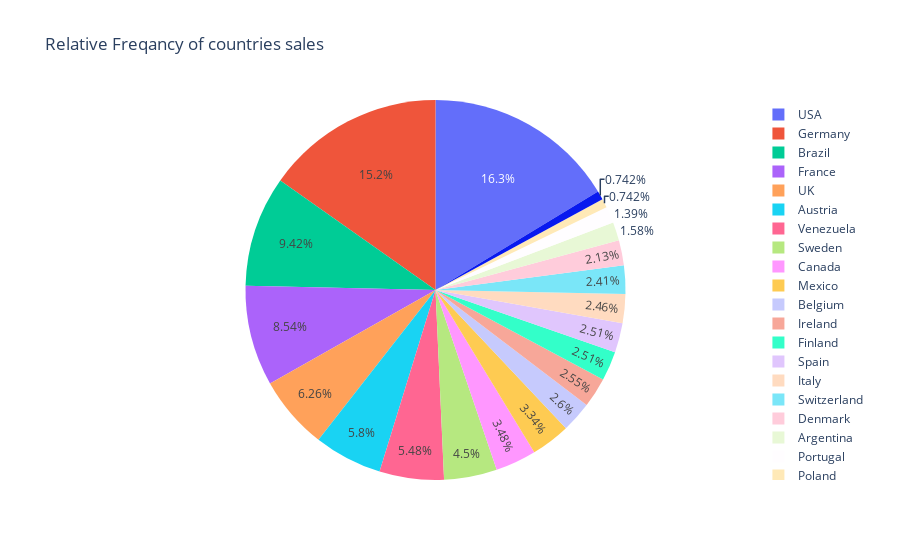

The cell this chart's notebook holds for it:
### Code cell
px.pie(data_frame=df,names='country',title='Relative Freqancy of countries sales')

### Figure 1 — Plotly figure (JSON) as saved in the notebook; plotly's stock layout.template omitted (floating-point values rounded to 4 significant figures; data arrays with more than 128 entries replaced by an {"elided": "..."} marker saying what was removed)
{"data": [{"domain": {"x": [0, 1], "y": [0, 1]}, "hovertemplate": "country=%{label}<extra></extra>", "labels": {"elided": "2155 str values"}, "legendgroup": "", "name": "", "showlegend": true, "type": "pie"}], "layout": {"legend": {"tracegroupgap": 0}, "title": {"text": "Relative Freqancy of countries sales"}}}
